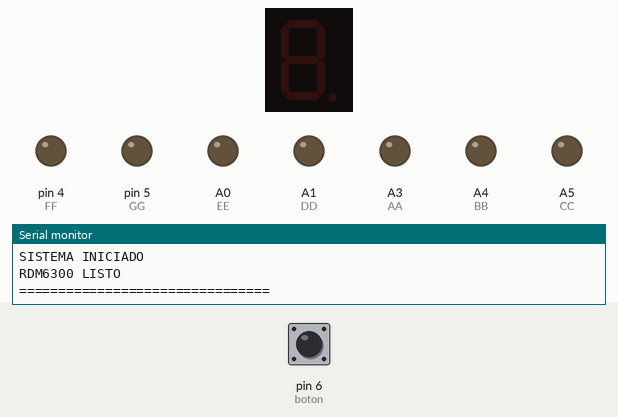
The sketch below on a simulated Arduino Uno, built with avr-gcc and run on an emulated ATmega328P. Shown: 1-digit seven-segment display, output pins drawn as LEDs (lit = HIGH), the last lines printed to the serial monitor. Wiring (inferred from the names in the program): 1-digit 7-segment display, segments lit when HIGH: segments pin 13, pin 12, pin 11, pin 10, pin 9, pin 8, pin 7. Inputs (shaded band) come from the test bench; at power-on: pin 6 (boton) HIGH. Random numbers use the default seed unless the sketch sets one; the segment pins are drawn as the display they are named for; pins used as bus, display or sensor lines are not drawn.

Above: at 1.2 s.
1.3 s: pin 6 (boton) pulled LOW for 0.15 s
At 2.5 s:
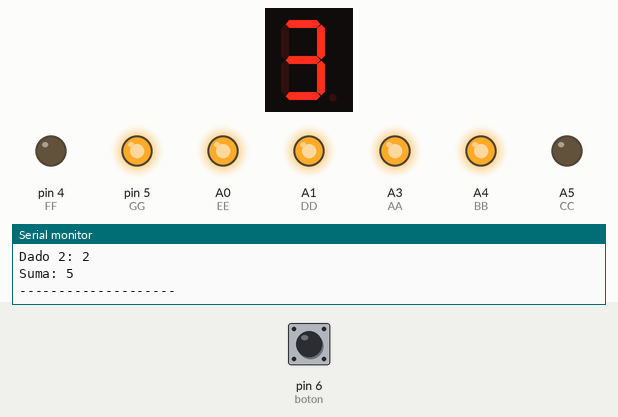
2.9 s: pin 6 (boton) pulled LOW for 1 s
At 3.9 s:
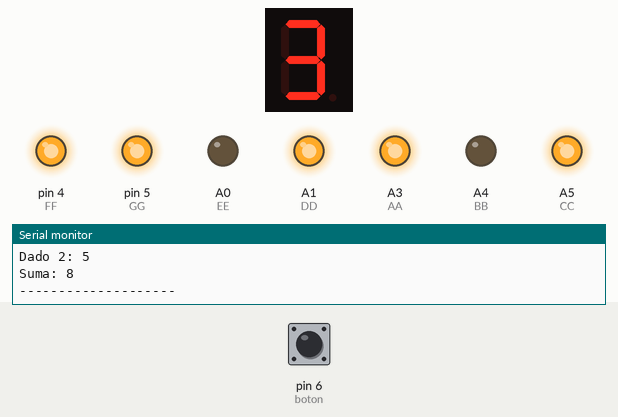
5.4 s: pin 6 (boton) pulled LOW for 0.15 s
At 5.8 s:
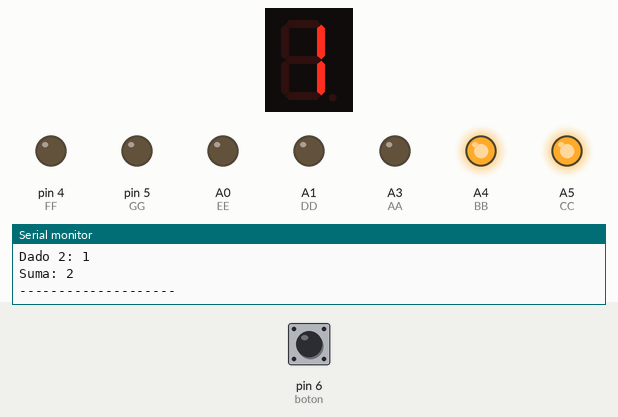
7.0 s: pin 6 (boton) pulled LOW for 3.2 s
At 8.3 s:
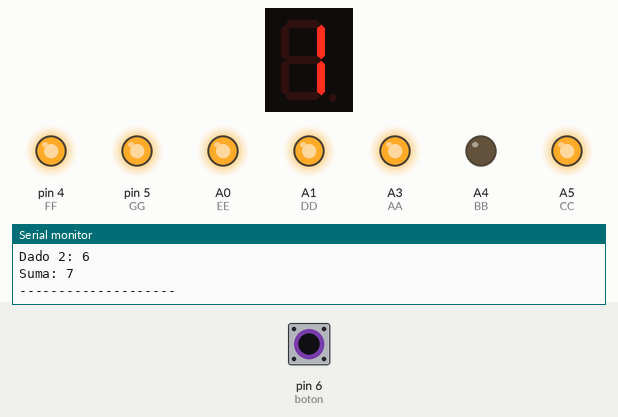
11.7 s: pin 6 (boton) pulled LOW for 0.15 s
At 12.9 s:
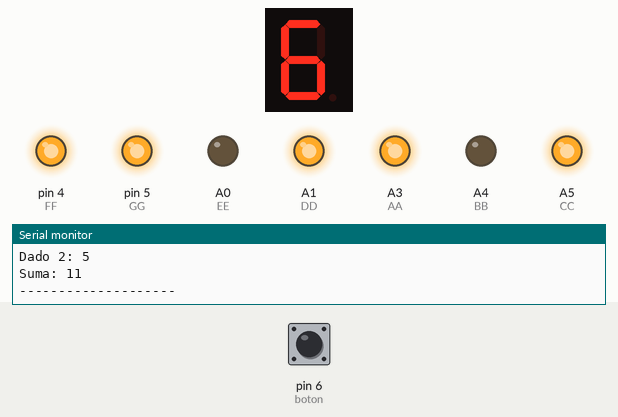
13.3 s: pin 6 (boton) pulled LOW for 1 s
At 14.2 s:
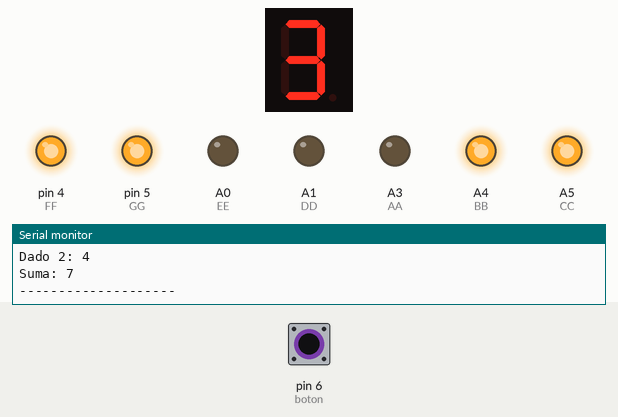
Timing chart, 0 to 16.3 s (numbered marks = the images above; inputs shaded):
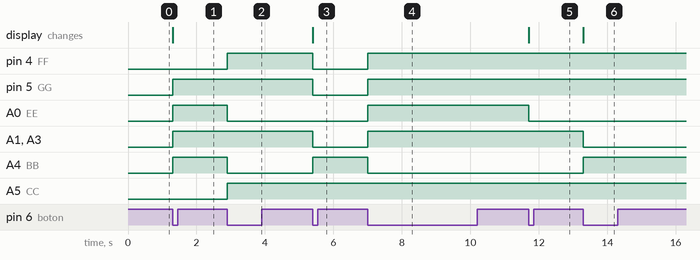

The sketch:

DobDadosIntLector.ino
```cpp
#include <SoftwareSerial.h>


// DISPLAY 1


int A = 13;
int B = 12;
int C = 11;
int D = 10;
int E = 9;
int F = 8;
int G = 7;


// DISPLAY 2


int AA = A3;
int BB = A4;
int CC = A5;
int DD = A1;
int EE = A0;
int FF = 4;
int GG = 5;


// BOTON


int boton = 6;


// RFID RDM6300


SoftwareSerial RFID(2, 3);

byte buffer[14];
int posicion = 0;

bool tarjetaDetectada = false;


void setup() {

  // Display 1
  pinMode(A, OUTPUT);
  pinMode(B, OUTPUT);
  pinMode(C, OUTPUT);
  pinMode(D, OUTPUT);
  pinMode(E, OUTPUT);
  pinMode(F, OUTPUT);
  pinMode(G, OUTPUT);

  // Display 2
  pinMode(AA, OUTPUT);
  pinMode(BB, OUTPUT);
  pinMode(CC, OUTPUT);
  pinMode(DD, OUTPUT);
  pinMode(EE, OUTPUT);
  pinMode(FF, OUTPUT);
  pinMode(GG, OUTPUT);

  // Boton
  pinMode(boton, INPUT_PULLUP);

  // Semilla aleatoria
  randomSeed(analogRead(A2));

  // Serial para comunicacion con PC
  Serial.begin(9600);

  // Serial para RDM6300
  RFID.begin(9600);

  Serial.println("================================");
  Serial.println("SISTEMA INICIADO");
  Serial.println("RDM6300 LISTO");
  Serial.println("================================");
}


// MOSTRAR NUMERO DISPLAY 1


void mostrarNumero(int numero) {

  int numeros[7][7] = {

    {0,1,1,0,0,0,0},  // 1
    {1,1,0,1,1,0,1},  // 2
    {1,1,1,1,0,0,1},  // 3
    {0,1,1,0,0,1,1},  // 4
    {1,0,1,1,0,1,1},  // 5
    {1,0,1,1,1,1,1}   // 6

  };

  digitalWrite(A, numeros[numero - 1][0]);
  digitalWrite(B, numeros[numero - 1][1]);
  digitalWrite(C, numeros[numero - 1][2]);
  digitalWrite(D, numeros[numero - 1][3]);
  digitalWrite(E, numeros[numero - 1][4]);
  digitalWrite(F, numeros[numero - 1][5]);
  digitalWrite(G, numeros[numero - 1][6]);
}


// MOSTRAR NUMERO DISPLAY 2


void mostrarNumero2(int numero) {

  int numeros[7][7] = {

    {0,1,1,0,0,0,0},  // 1
    {1,1,0,1,1,0,1},  // 2
    {1,1,1,1,0,0,1},  // 3
    {0,1,1,0,0,1,1},  // 4
    {1,0,1,1,0,1,1},  // 5
    {1,0,1,1,1,1,1}   // 6

  };

  digitalWrite(AA, numeros[numero - 1][0]);
  digitalWrite(BB, numeros[numero - 1][1]);
  digitalWrite(CC, numeros[numero - 1][2]);
  digitalWrite(DD, numeros[numero - 1][3]);
  digitalWrite(EE, numeros[numero - 1][4]);
  digitalWrite(FF, numeros[numero - 1][5]);
  digitalWrite(GG, numeros[numero - 1][6]);
}


// LEER RFID


void leerRFID() {

  while (RFID.available()) {

    byte dato = RFID.read();


    if (dato == 0x02) {

      posicion = 0;

      buffer[posicion++] = dato;
    }


    else if (posicion > 0 && posicion < 14) {

      buffer[posicion++] = dato;


      if (dato == 0x03) {

        if (!tarjetaDetectada) {

          Serial.print("ID: ");


          for (int i = 1; i <= 10; i++) {

            Serial.write(buffer[i]);

          }

          Serial.println();

          tarjetaDetectada = true;
        }

        posicion = 0;
      }
    }
  }
}


// LOOP


void loop() {


  // DADOS

  if (digitalRead(boton) == LOW) {

    int resultado1 = random(1, 7);
    int resultado2 = random(1, 7);

    mostrarNumero(resultado1);
    mostrarNumero2(resultado2);

    Serial.print("Dado 1: ");
    Serial.println(resultado1);

    Serial.print("Dado 2: ");
    Serial.println(resultado2);

    Serial.print("Suma: ");
    Serial.println(resultado1 + resultado2);

    Serial.println("--------------------");

    delay(300);

    // Esperar a que se suelte el boton
    while (digitalRead(boton) == LOW) {
    }
  }


  // RFID


  leerRFID();


  // PERMITIR NUEVA TARJETA


  static unsigned long ultimaLectura = 0;

  if (RFID.available()) {

    ultimaLectura = millis();

  }

  if (tarjetaDetectada &&
      millis() - ultimaLectura > 1000) {

    tarjetaDetectada = false;

  }
}
```

Measured:
- after the input at 1.3 s, pin 5 (GG), A0 (EE), A1 (DD), A3 (AA), A4 (BB): LOW → HIGH at once; the display: changes at once (image 1)
- after the input at 2.9 s, pin 4 (FF), A5 (CC): LOW → HIGH at once; A0 (EE), A4 (BB): HIGH → LOW at once
- after the input at 5.4 s, pin 4 (FF), pin 5 (GG), A1 (DD), A3 (AA): HIGH → LOW at once; A4 (BB): LOW → HIGH at once; the display: changes at once (image 3)
- after the input at 7.0 s, pin 4 (FF), pin 5 (GG), A0 (EE), A1 (DD), A3 (AA): LOW → HIGH at once; A4 (BB): HIGH → LOW at once
- after the input at 11.7 s, A0 (EE): HIGH → LOW at once; the display: changes at once (image 5)
- after the input at 13.3 s, A1 (DD), A3 (AA): HIGH → LOW at once; A4 (BB): LOW → HIGH at once; the display: changes at once (image 6)
